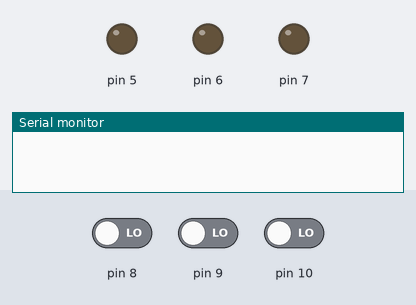
Simulated run of this sketch. Board: Arduino Uno, built with avr-gcc and run on an emulated ATmega328P. Parts: output pins drawn as LEDs (lit = HIGH), the last lines printed to the serial monitor. Inputs (shaded band) come from the test bench; at power-on: pin 10 LOW, pin 8 LOW, pin 9 LOW. Random numbers use the default seed unless the sketch sets one. At 7.4 s the program stops and its outputs stay as they are.

Above: at 2.3 s.
2.4 s: pin 10 driven HIGH
At 3.2 s:
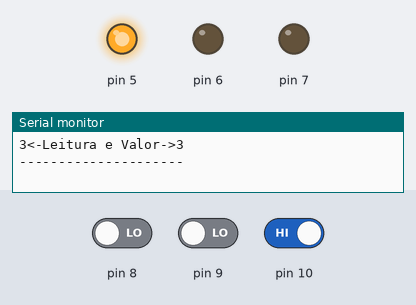
At 5.2 s:
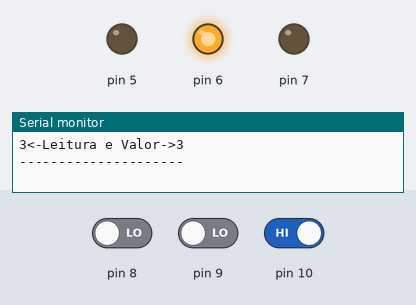
5.4 s: pin 10 driven LOW
6.9 s: pin 8 driven HIGH
At 7.9 s:
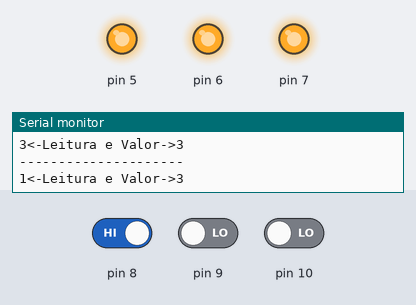
Timing chart, 0 to 8.9 s (numbered marks = the images above; inputs shaded):
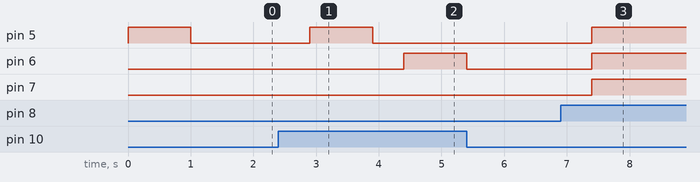

The sketch:

SimonSays.ino
```cpp
int valorAtual, valores[32], i, cont = 0, leitura = 0, aux = 0;

void setup() {
  // Entrada (botoes)
  pinMode(8, INPUT);
  pinMode(9, INPUT);
  pinMode(10, INPUT);
  // Saida (LEDs)
  pinMode(7, OUTPUT);
  pinMode(6, OUTPUT);
  pinMode(5, OUTPUT);
  // Semente da sequecia aleatoria utiliza o ruido na porta A0 (note que nao a nada conectado nela)
  randomSeed(analogRead(0));
  // inicia o monitor serial com baud rate 9600
  Serial.begin(9600);
}

void loop() {
  // checagem de vitoria
  if (cont >= 10) {
    Vitoria();
  }
  else {
    // obtem um valor para o led aleatorio
    valorAtual = random(1, 4);
    // amazena no vetor de ocorrencias
    valores[cont] = valorAtual;
    // acende as ocorrencias
    for (i = 0; i <= cont; i++) {
      acender(valores[i]);
    }
    // recebe a entrada do usuario
    for (i = 0; i < cont + 1; i++) {
      leitura = cor();
      // auxilio de debug
      Serial.print(leitura);
      Serial.print("<-Leitura e Valor->");
      Serial.println(valores[i]);
      delay(500);
      aux = 0;
      // caso entrada x de usuario nao seja igual a ocorrencia x o usuario perde
      if (leitura != valores[i]) {
        Derrota();
      }
      leitura = 0;
    }
    Serial.println("---------------------");
    cont++;
  }
}
// leds "correndo" (estado de vitoria)
void Vitoria() {
  digitalWrite(7, LOW);
  digitalWrite(6, LOW);
  digitalWrite(5, LOW);
  for (;;) {
    digitalWrite(7, HIGH);
    digitalWrite(6, LOW);
    digitalWrite(5, LOW);
    delay(150);
    digitalWrite(7, LOW);
    digitalWrite(6, HIGH);
    digitalWrite(5, LOW);
    delay(150);
    digitalWrite(7, LOW);
    digitalWrite(6, LOW);
    digitalWrite(5, HIGH);
    delay(150);
  }
  // Leds "travados" (estado de derrota)
}
void Derrota() {
  digitalWrite(7, HIGH);
  digitalWrite(6, HIGH);
  digitalWrite(5, HIGH);
  for (;;) {
  }
}
// computaçao de escolha do usuario
int cor() {
  while (aux == 0) {
    if (digitalRead(8) != 0) {
      aux = 1;
    }
    if (digitalRead(9) != 0) {
      aux = 2;
    }
    if (digitalRead(10) != 0) {
      aux = 3;
    }
  }
  return aux;
}
// exibiçao de occorencias
void acender(int led) {
  if (led == 1) {
    digitalWrite(7, HIGH);
    delay(1000);
    digitalWrite(7, LOW);
    delay(500);
  }
  if (led == 2) {
    digitalWrite(6, HIGH);
    delay(1000);
    digitalWrite(6, LOW);
    delay(500);
  }
  if (led == 3) {
    digitalWrite(5, HIGH);
    delay(1000);
    digitalWrite(5, LOW);
    delay(500);
  }
}
```

Measured:
- after the input at 2.4 s, pin 5: LOW → HIGH after 0.50 s, → LOW 1.0 s later; pin 6: LOW → HIGH after 2.0 s
- after the input at 6.9 s, pin 5–7: LOW → HIGH after 0.50 s
